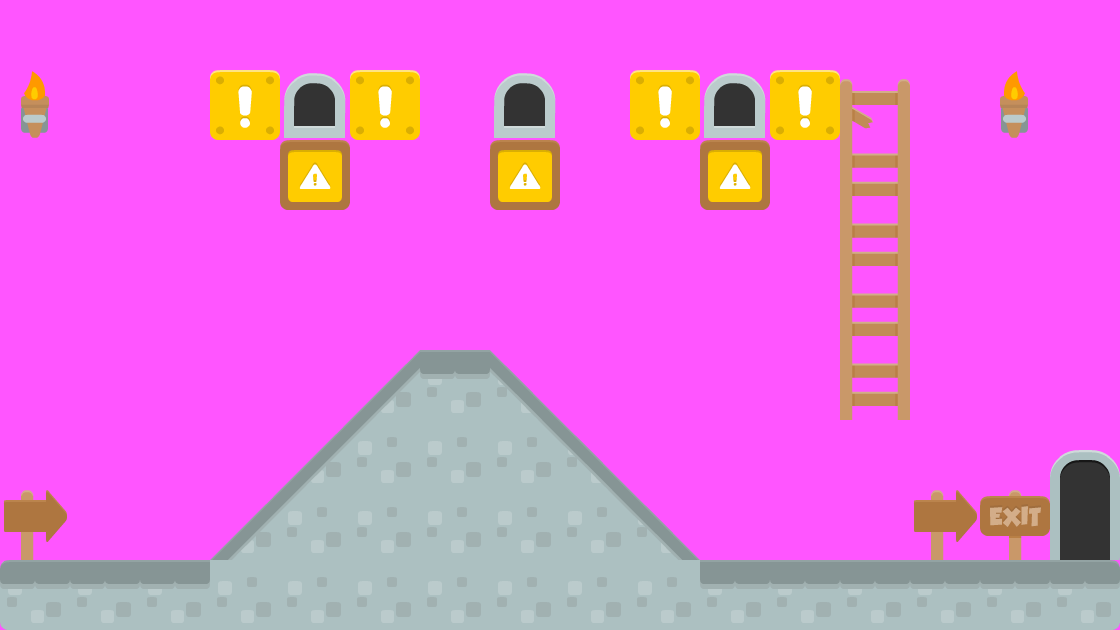

Below is a game level as drawn by its tile map, then a one-line description and the .tmx that defines it (tile-layer data replaced by summaries):
An orthogonal 16x9 tile map with 70x70 px tiles, 2 tile layers (background, Collision), 2 tilesets and 4 objects (2x BadGuy, levelTrigger, Mushroom).

<map version="1.0" orientation="orthogonal" renderorder="right-down" width="16" height="9" tilewidth="70" tileheight="70" backgroundcolor="#ff55ff">
 <tileset firstgid="1" name="background-tiles" tilewidth="70" tileheight="70">
  <image source="../img/background-tiles.png" width="910" height="910" />
 </tileset>
 <tileset firstgid="170" name="meta-tiles" tilewidth="70" tileheight="70">
  <image source="../img/meta-tiles.png" width="350" height="70" />
  <tile id="1">
   <properties>
    <property name="type" value="lslope" />
   </properties>
  </tile>
  <tile id="3">
   <properties>
    <property name="type" value="rslope" />
   </properties>
  </tile>
  <tile id="4">
   <properties>
    <property name="type" value="solid" />
   </properties>
  </tile>
 </tileset>
 <layer name="background" width="16" height="9">
  <data>[144 cells, 53 non-empty, 19 distinct tile ids]</data>
 </layer>
 <layer name="Collision" width="16" height="9" opacity="0">
  <data>[144 cells, 31 non-empty, 3 distinct tile ids]</data>
 </layer>
 <objectgroup name="trigger-entities">
  <properties>
   <property name="level" value="CameronPlevel05" />
   <property name="xSpawn" value="400" />
   <property name="ySpawn" value="0" />
  </properties>
  <object name="levelTrigger" x="1041" y="449" width="77" height="112">
   <properties>
    <property name="level" value="CameronPlevel05" />
   </properties>
  </object>
 </objectgroup>
 <objectgroup name="EnemyEntities">
  <object name="BadGuy" x="719" y="515" width="294" height="45" />
  <object name="BadGuy" x="680" y="511" width="210" height="46" />
 </objectgroup>
 <objectgroup name="CollectableEntities">
  <object name="Mushroom" x="183" y="523" width="31" height="34" />
 </objectgroup>
</map>
